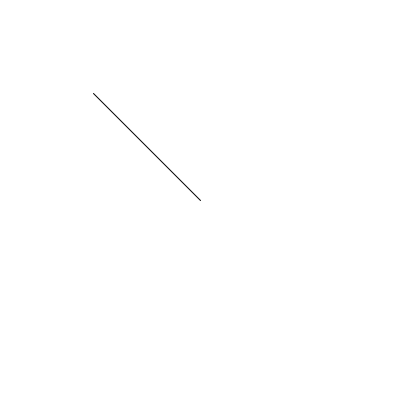
Frame 1 (no input)
Frame 60 (the mouse pressed at the canvas centre just before this capture): identical to frame 1, image omitted
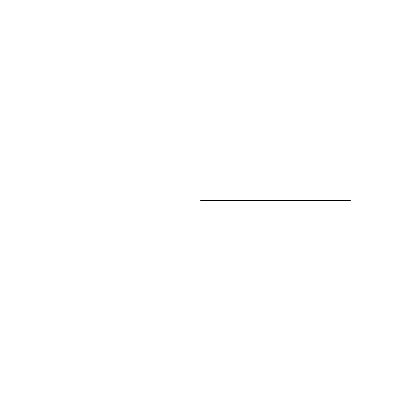
Frame 120 (the mouse held since frame 60 and released just before this capture)

The Processing sketch that drew these frames (run headless with seeded random() and noise(); from frame 60 on, the mouse is pressed at the canvas centre):

// Processing sketch: processing_68335
// ── processing_68335.pde

void setup() {
  size(400,400);
  smooth();
}


void draw() {
  background(255);
  
  float rads = atan2( mouseY - 200, mouseX - 200);
  
  line( 200 , 200, 200 + cos(rads) * 150, 200 + sin(rads) * 150);
 
}
